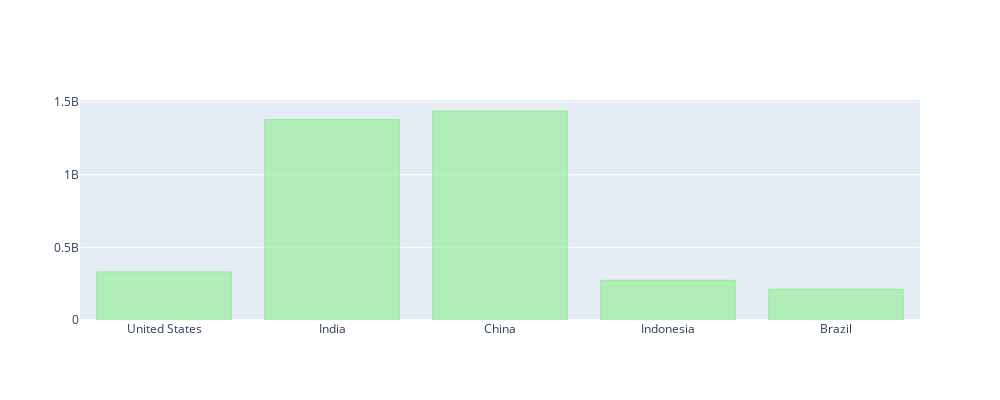

The code cell stored with this chart in its notebook:
### Code cell
df_pivot_2020.iplot(kind='bar', color='lightgreen',
                    xTitle='Years', yTitle='Population',layout=layout1)

### Figure 1 — Plotly figure (JSON) as saved in the notebook; plotly's stock layout.template omitted (floating-point values rounded to 4 significant figures)
{"data": [{"marker": {"color": "rgba(144, 238, 144, 0.6)", "line": {"color": "rgba(144, 238, 144, 1.0)", "width": 1}}, "name": "2020.0", "orientation": "v", "text": "", "type": "bar", "x": ["United States", "India", "China", "Indonesia", "Brazil"], "y": [331000000.0, 1380000000.0, 1439000000.0, 273500000.0, 212600000.0]}], "layout": {"height": 400, "width": 1000}}
